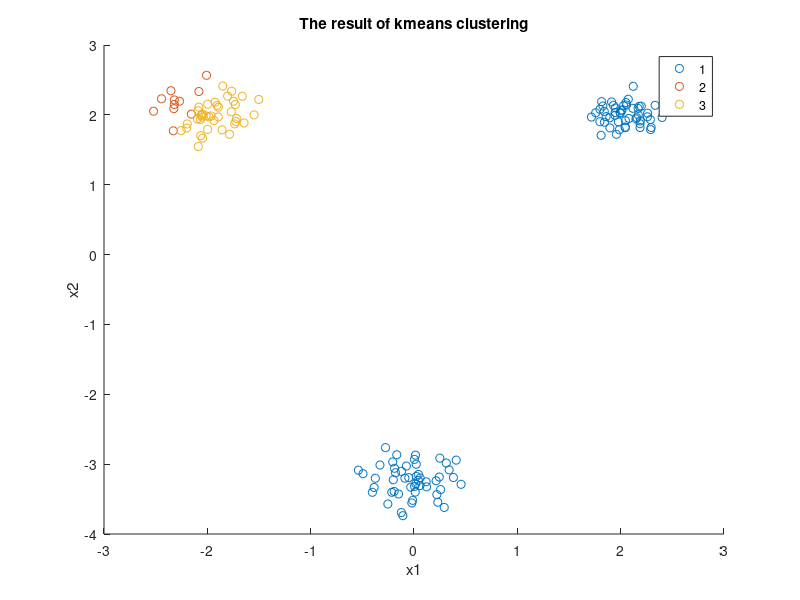

Write the MATLAB code that produced this figure.
clear, clc, close all;
% Problem 3.2c
%% Generate Gaussian data:
% Add code below:
u1 = [2 2];
u2 = [-2 2];
u3 = [0 -3.25];
Sigma1 = 0.02*eye(2);
Sigma2 = 0.05*eye(2);
Sigma3 = 0.07*eye(2);
R1 = mvnrnd(u1, Sigma1, 50);
R2 = mvnrnd(u2, Sigma2, 50);
R3 = mvnrnd(u3, Sigma3, 50);
DATA = cat(1,R1,R2,R3);


%% Generate NBA data:
% Add code below:

% HINT: readmatrix might be useful here

% Problem 3.2(f): Generate Concentric Rings Dataset using
% sample_circle.m provided to you in the HW 3 folder on Blackboard.

%% K-Means implementation
K = 3;
NeedData=(DATA(randi(length(DATA),1,K),:)).';
MU_init = NeedData;
WCSS = zeros(10,1);
t = 1; %第几个initial point
for i = 1:28:3 %循环不同的分类初始值
    MU_previous = MU_init(:,i:i+2);
    MU_current = MU_init(:,i:i+2);

    % initializations
    labels = [1 2 3];
    converged = 0;
    iteration = 0;
    convergence_threshold = 0.025;

    while (converged==0)
        iteration = iteration + 1;
        fprintf('Iteration: %d\n',iteration)

        %% CODE - Assignment Step - Assign each data observation to the cluster with the nearest mean:
        % Write code below here:
        %% code for calculate the distance between R points and current cluster mean
        R1_square = repmat(sum(R1.*R1, 2), 1, 3); %50*3的矩阵
        R2_square = repmat(sum(R2.*R2, 2), 1, 3); %50*3的矩阵
        R3_square = repmat(sum(R3.*R3, 2), 1, 3); %50*3的矩阵
        MU_previous_square = repmat(sum(MU_previous.*MU_previous, 1), 50, 1); %50*3的矩阵
        Dist_R1 = -2*R1*MU_previous + R1_square + MU_previous_square;
        Dist_R2 = -2*R2*MU_previous + R2_square + MU_previous_square;
        Dist_R3 = -2*R3*MU_previous + R3_square + MU_previous_square;

        %% assign labels for each points
        % for R1
        [R1minD,R1Label] = min(Dist_R1,[],2); %R1Label is the all label for R1 points
        %for R2
        [R2minD,R2Label] = min(Dist_R2,[],2); %R1Label is the all label for R1 points
        %for R3
        [R3minD,R3Label] = min(Dist_R3,[],2); %R1Label is the all label for R1 points

        %% CODE - Mean Updating - Update the cluster means
        % Write code below here:
        % cluster the points with same label
        label1 = cat(1, R1(R1Label == 1,:), R2(R2Label == 1,:), R3(R3Label == 1,:));
        label2 = cat(1, R1(R1Label == 2,:), R2(R2Label == 2,:), R3(R3Label == 2,:));
        label3 = cat(1, R1(R1Label == 3,:), R2(R2Label == 3,:), R3(R3Label == 3,:));
        % calculate the mean
        MU_current(:,1) = mean(label1,1);
        MU_current(:,2) = mean(label2,1);
        MU_current(:,3) = mean(label3,1);

        %% CODE 4 - Check for convergence 
        % Write code below here:
        MU_diff = MU_current - MU_previous;
        if (MU_diff < convergence_threshold)
            converged=1;
        else
            MU_previous = MU_current;
        end

        %% CODE 5 - Plot clustering results if converged:
        % Write code below here:
        if (converged == 1)
            all_label = cat(1, label1, label2, label3);
            label_ = cat(1,ones(size(label1,1),1),2*ones(size(label2,1),1),3*ones(size(label3,1),1));
            all_label_ = cat(2, all_label, label_);
            if i == 1
                ALL_LABEL_ = all_label_;
            else
                ALL_LABEL_ = [ALL_LABEL all_label_];
            end
            %% If converged, get WCSS metric
            % Add code below
            size_label = cat(1, size(label1),size(label2),size(label3));
            label1_square = repmat(sum(label1.*label1, 2), 1, 3);
            label2_square = repmat(sum(label2.*label2, 2), 1, 3); 
            label3_square = repmat(sum(label3.*label3, 2), 1, 3); %*3的矩阵
            
            MU_current_square1 = repmat(sum(MU_current.*MU_current, 1),size(label1,1), 1);
            MU_current_square2 = repmat(sum(MU_current.*MU_current, 1),size(label2,1), 1);
            MU_current_square3 = repmat(sum(MU_current.*MU_current, 1),size(label3,1), 1);
            
            Dist_label1 = -2*label1*MU_current + label1_square + MU_current_square1;
            Dist_label2 = -2*label2*MU_current + label2_square + MU_current_square2;
            Dist_label3 = -2*label3*MU_current + label3_square + MU_current_square3;
            wcss = sum(Dist_label1) + sum(Dist_label2) + sum(Dist_label3);
            if i == 1
                WCSS = wcss;
            else
                WCSS = [WCSS wcss];
            end
        end
    end
    t = t+1;
end
[minwcss, No.t] = min(WCSS);
fprintf('\nConverged.\n')
figure
gscatter(ALL_LABEL_(:,1),ALL_LABEL_(:,2),ALL_LABEL_(:,3))
xlabel('x1')
ylabel('x2')
title('The result of kmeans clustering')